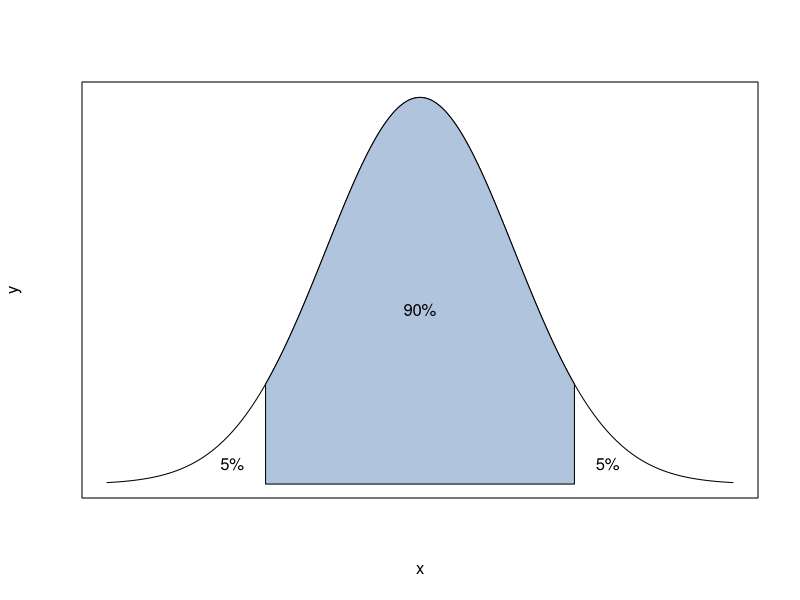

This chart was generated by the following R code:
#**ALT=Graph of normal density function with mean=10, standard deviation=3. The central region is shaded and labeled 90%. Each tail is labeled 5%.**#
#**HIDE_INPUT**#
library(repr)
options(repr.plot.width = 7, repr.plot.height=4)

x <- seq(0, 20, 0.01)
y <- dnorm(x, mean = 10, sd = 3)
plot(x, y, type="l", xaxt="n", yaxt="n")

L = 10 - 4.935
U = 10 + 4.935
polyx <- c(L, seq(L, U, 0.01), U)
polyy <- c(0, dnorm(seq(L, U, 0.01), mean=10, sd=3), 0)
polygon(polyx, polyy, col="lightsteelblue")

text(4, 0.007, "5%")
text(10, 0.06, "90%")
text(16, 0.007, "5%")

qnorm(p = 0.05, lower.tail = FALSE)

x = c(333, 248, 303, 248, 153, 168, 280, 256, 195, 234, 366, 250, 325, 266, 164, 253, 262, 343, 244, 425, 345, 343, 277, 215, 226, 254, 289, 296, 268, 195, 268, 202, 249, 256, 284, 257, 205, 215, 251, 257, 144, 323, 238, 257, 218)
n = length(x)

xbar = sum(x)/n
xbar

qnorm(p = 0.025, lower.tail = FALSE)

x = c(3.55, 3.51, 3.27, 4.30, 3.17, 3.61, 3.24, 3.74, 3.40, 3.91, 3.00, 1.88, 2.54, 3.15, 4.35, 2.62, 4.01, 3.69, 3.82, 3.18, 2.60, 3.49, 3.05, 2.91, 3.28, 2.97, 3.09, 3.49, 3.49, 3.05)
n = length(x)

xbar = sum(x)/n
xbar

qnorm(p = 0.01, lower.tail = FALSE)

#**VID=BcHJBGISw3k**#
